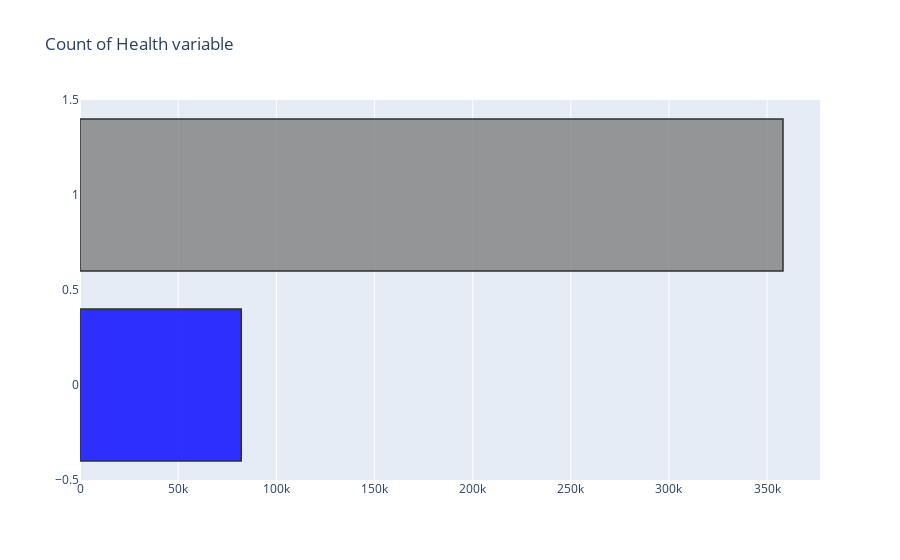

Notebook source saved alongside this figure:
### Code cell
M = df[(df['Health'] == 0)]
B = df[(df['Health'] == 1)]
trace = go.Bar(x = (len(M), len(B)), y = ['0','1'], orientation = 'h', opacity = 0.8, marker=dict(
        color=['blue','grey'],
        line=dict(color='#000000',width=1.5)))

layout = dict(title =  'Count of Health variable')
                    
fig = dict(data = [trace], layout=layout)
py.iplot(fig)

### Figure 1 — Plotly figure (JSON) as saved in the notebook; plotly's stock layout.template omitted (floating-point values rounded to 4 significant figures)
{"data": [{"marker": {"color": ["blue", "grey"], "line": {"color": "#000000", "width": 1.5}}, "opacity": 0.8, "orientation": "h", "type": "bar", "x": [82137, 358072], "y": ["0", "1"]}], "layout": {"title": {"text": "Count of Health variable"}}}
